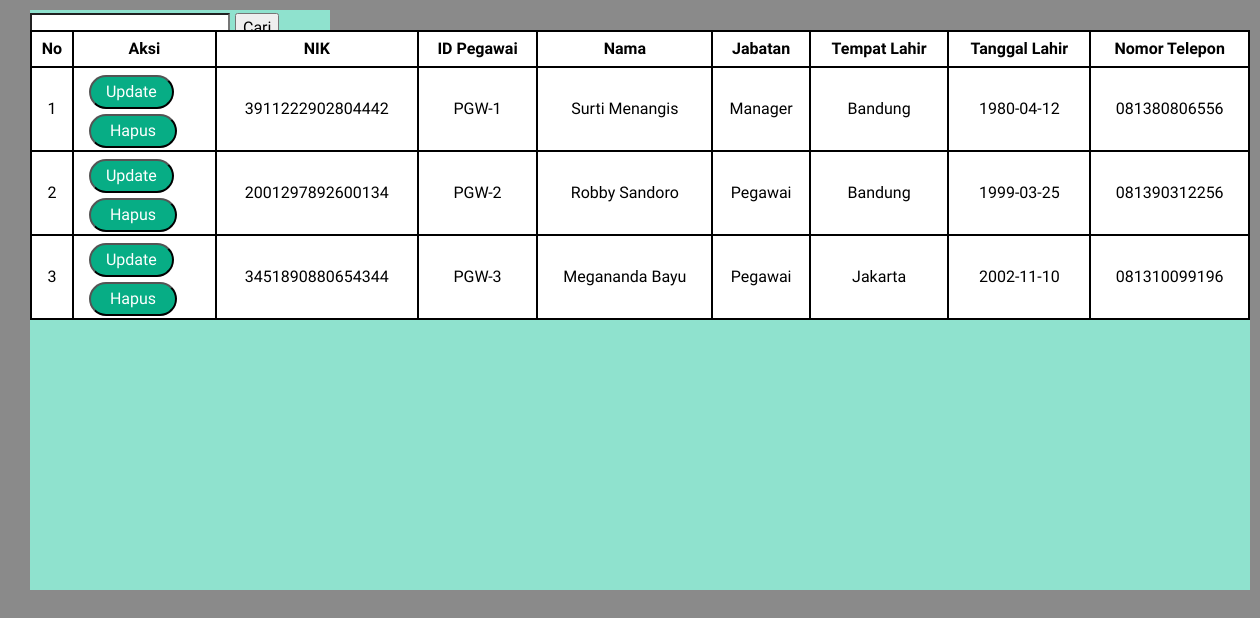
Page /manager/lihatPegawai.php (signed in) on the committed database.
### tables this page shows
CREATE TABLE `tb_pegawai` (
  `id_pegawai` int(11) NOT NULL,
  `NIK` varchar(255) NOT NULL,
  `id_user` int(11) DEFAULT NULL,
  `nama` varchar(255) NOT NULL,
  `jenis_kelamin` enum('Laki-Laki','Perempuan') NOT NULL,
  `jabatan` varchar(255) NOT NULL,
  `tempat_lahir` varchar(255) NOT NULL,
  `tanggal_lahir` date NOT NULL,
  `no_telp` varchar(255) NOT NULL,
  `alamat` varchar(255) DEFAULT NULL,
  `dibuat` datetime DEFAULT NULL,
  `diubah` datetime DEFAULT NULL,
  `dihapus` datetime DEFAULT NULL,
  `status_data` enum('Aktif','Tidak Aktif') DEFAULT 'Aktif'
);

### manager/functionsManager.php (called while the page is built, shortened)
<?php
$conn = mysqli_connect("localhost", "root", "", "db_buku");
function query($query){
    global $conn;
    $result = mysqli_query($conn, $query);
    $rows = [];
    while($row = mysqli_fetch_assoc($result)){
        $rows[] = $row;
    }
    return $rows;
}
?>

### manager/lihatPegawai.php (the view, shortened to what this page needs)
<?php
require 'functionsManager.php';
$pegawai = query("SELECT * FROM tb_pegawai WHERE status_data = 'Aktif' ORDER BY id_pegawai ASC");
?>
<!DOCTYPE html>
<html>
    <head>
        <link rel="stylesheet" href="boots/css/bootstrap.css">
        <link rel="stylesheet" href="content/lihatPegawai.css">
    </head>
    <body>
        <div id="article">
            <div id="head">
                <div id="cariPegawai">
                    <form action="" method="POST">
                        <input id="search" name="keyword" type="search" autocomplete="off">
                        <input id="btnSubmitAkun" type="submit" name="cari" value="Cari">
                    </form>
                </div>
            </div>
            <div id="daftarPegawai">
                <div id="tablePegawai" style="overflow-x:auto;">
                    <table>
                        <tr id="row0">
                            <th>No</th>
                            <th>Aksi</th>
                            <th>NIK</th>
                            <th>ID Pegawai</th>
                            <th>Nama</th>
                            <th>Jabatan</th>
                            <th>Tempat Lahir</th>
                            <th>Tanggal Lahir</th>
                            <th>Nomor Telepon</th>
                        </tr>
                        <?php $i= 1; ?>
                        <?php foreach( $pegawai as $row ) :?>
                        <tr>
                            <td><?= $i ?></td>
                            <td>
                                <a href="updatePegawai.php?id_pegawai=<?= $row['id_pegawai'];?>">
                                    <button class="update">Update</button>
                                </a></br>
                                <a href="hapusPegawai.php?id_pegawai=<?= $row['id_pegawai']; ?>" onclick="return confirm('hapus data?')">
                                    <button class="hapus">Hapus</button>
                                </a>
                            </td>
                            <td><?php echo $row['NIK'] ?></td>
                            <td><?php echo "PGW-", $row['id_pegawai'] ?></td>
                            <td><?php echo $row['nama']?></td>
                            <td><?php echo $row['jabatan']?></td>
                            <td><?php echo $row['tempat_lahir']?></td>
                            <td><?php echo $row['tanggal_lahir']?></td>
                            <td><?php echo $row['no_telp'] ?></td>
                        </tr>
                        <?php $i++; ?>
                        <?php endforeach; ?>
                    </table>
                </div>
            </div>
        </div>
    </body>
</html>

### manager/content/lihatPegawai.css (style rules this page uses)
body { width: 100%; position: absolute; display: block; margin:0 auto; left: 0px; font-family: 'Montserrat Alternates', sans-serif; background-color: #8A8A8A; }
#article { display: block; color: white; }
#head { display: block; float: left; width: 100%; }
#cariPegawai { display: block; float: left; width: 20%; background-color: #8FE2CE; margin-top: 10px; margin-left: 30px; color: black; height: 30px; width: 300px; }
#search { display: block; float: left; margin-top: 3px; width: 200px; }
#btnSubmitAkun { display: block; float: left; margin-top: 3px; margin-left: 5px; }
#daftarPegawai { display: block; float: left; margin-left: 30px; background-color: #8FE2CE; height: 550px; width: 1220px; color: black; }
table { border-collapse: collapse; border-spacing: 0; width: 100%; border: 1px solid #ddd; background-color: white; }
#row0 th { text-align: center; padding-top: 5px; padding-bottom: 5px; padding-left: 5px; padding-right: 5px; border: 2px black solid; }
tr td { text-align: center; padding-top: 2px; padding-bottom: 2px; padding-left: 5px; padding-right: 5px; border: 2px black solid; }
.update { display: block; float: left; margin-top: 5px; margin-left: 10px; background-color: #07AD85; border-radius: 100px; color: white; font-size: 16px; font-family: 'Montserrat Alternates', sans-serif; font-weight: 500; padding: 3px 15px 3px 15px; cursor: pointer; }
.hapus { display: block; float: left; margin-top: 5px; margin-left: 10px; background-color: #07AD85; border-radius: 100px; color: white; font-size: 16px; font-family: 'Montserrat Alternates', sans-serif; font-weight: 500; padding: 3px 19px 3px 19px; cursor: pointer; }

### rows in the picture
tb_pegawai: NIK "3911222902804442", id_pegawai "1", nama "Surti Menangis", jabatan "Manager", tempat_lahir "Bandung", tanggal_lahir "1980-04-12", no_telp "081380806556"
tb_pegawai: NIK "2001297892600134", id_pegawai "2", nama "Robby Sandoro", jabatan "Pegawai", tempat_lahir "Bandung", tanggal_lahir "1999-03-25", no_telp "081390312256"
tb_pegawai: NIK "3451890880654344", id_pegawai "3", nama "Megananda Bayu", jabatan "Pegawai", tempat_lahir "Jakarta", tanggal_lahir "2002-11-10", no_telp "081310099196"
